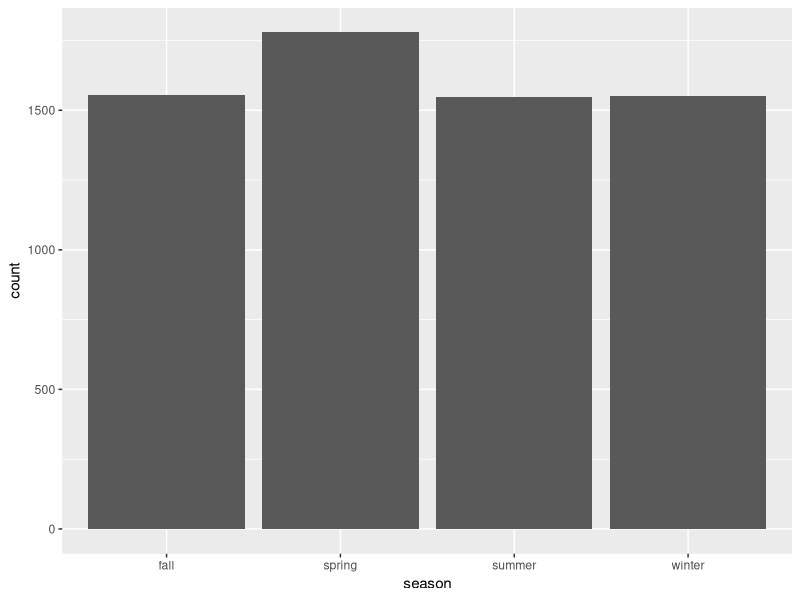

This chart was generated by the following R code:
library(ggplot2)
library(dplyr)
library(lubridate)
iran_eq = read.csv('iran.csv')
iran_eq$date = as.Date(iran_eq$time)
iran_eq <-
  iran_eq%>%
  mutate(month = month(date),day = day(date))
iran_eq<-
  iran_eq%>%
  mutate(season = case_when((month(date)<3| (month(date)==3&day(date)<=15)
                            |(month(date)==12&day(date)>15) ~'winter'),
         month(date)<6 |(month==6&day<=15)~ 'spring',
         month(date)<9| (month==9&day<=15)~'summer',TRUE~'fall'))
View(iran_eq)
ggplot(iran_eq,aes(x=season))+
  geom_bar()